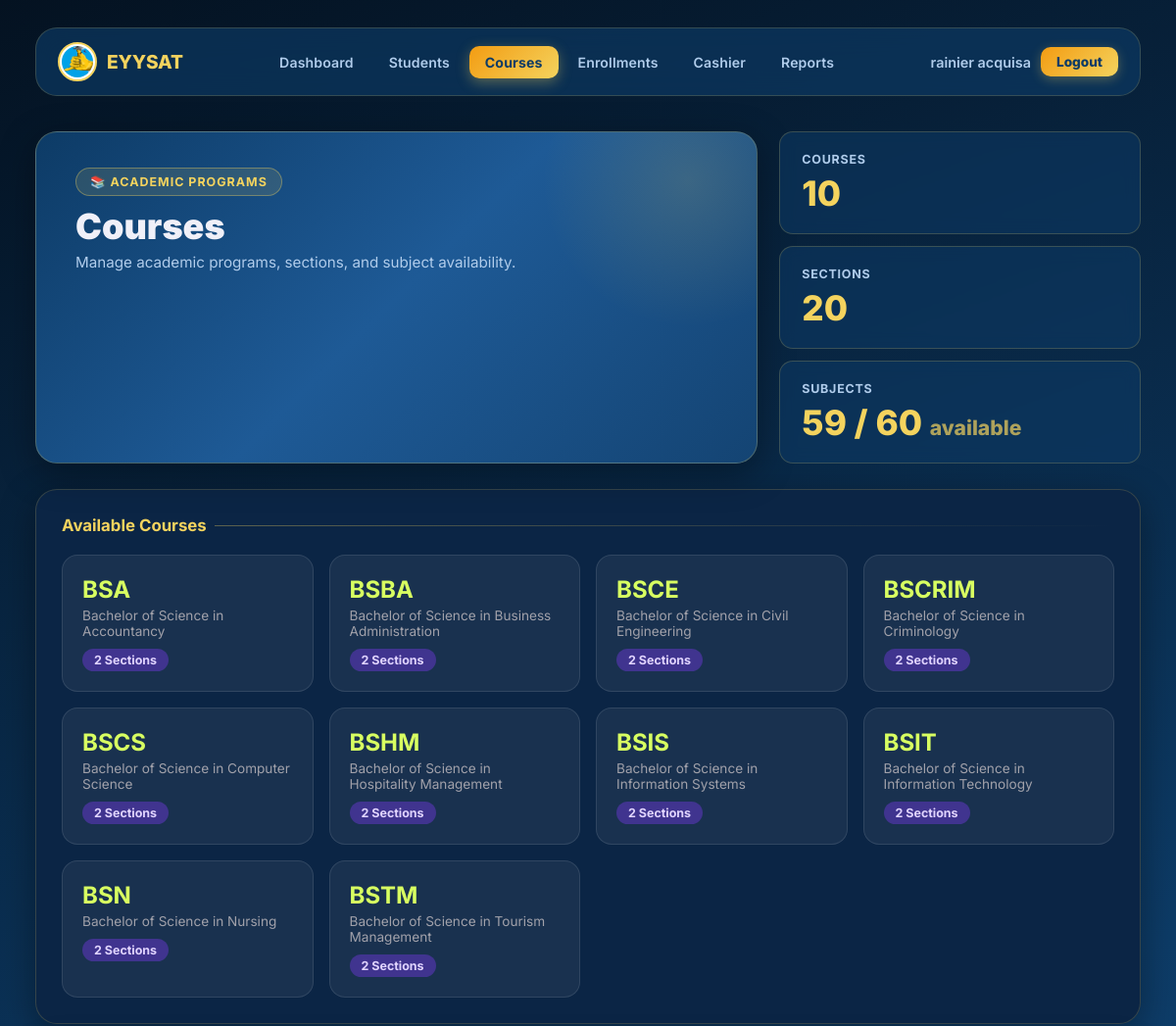
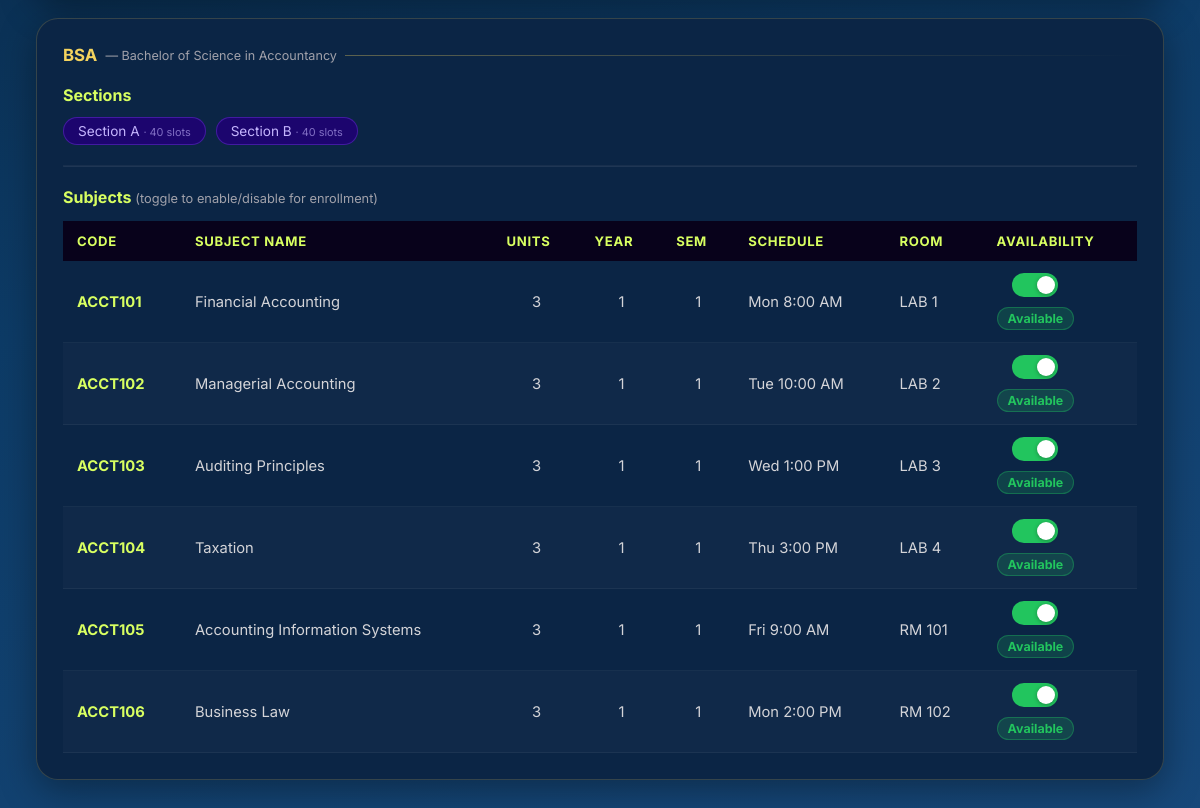
The app's page /admin/courses.php?course=6 (signed in) with its own data (2 pictures, top to bottom).
### tables this page shows
CREATE TABLE `courses` (
  `id` int(11) NOT NULL,
  `course_code` varchar(20) NOT NULL,
  `course_name` varchar(100) NOT NULL,
  `created` timestamp NOT NULL DEFAULT current_timestamp()
);

CREATE TABLE `sections` (
  `id` int(11) NOT NULL,
  `section_id` int(11) DEFAULT NULL,
  `course_id` int(11) NOT NULL,
  `section_name` varchar(50) NOT NULL,
  `max_slots` int(11) DEFAULT 40,
  `created` timestamp NOT NULL DEFAULT current_timestamp()
);

CREATE TABLE `subjects` (
  `id` int(11) NOT NULL,
  `course_id` int(11) DEFAULT NULL,
  `subject_code` varchar(20) DEFAULT NULL,
  `subject_name` varchar(100) DEFAULT NULL,
  `units` int(11) DEFAULT NULL,
  `sem` int(11) DEFAULT NULL,
  `year_level` int(11) DEFAULT NULL,
  `created` timestamp NOT NULL DEFAULT current_timestamp(),
  `section_id` int(11) DEFAULT NULL,
  `schedule_day` varchar(20) DEFAULT NULL,
  `schedule_time` varchar(50) DEFAULT NULL,
  `room_number` varchar(20) DEFAULT NULL,
  `is_available` tinyint(1) NOT NULL DEFAULT 1
);

### admin/courses.php (the view, shortened to what this page needs)
<?php
include '../db/dbconn.php';
$selected_course = isset($_GET['course']) ? (int) $_GET['course'] : 0;
$coursesQuery = mysqli_query($conn, "
    SELECT
        courses.id,
        courses.course_code,
        courses.course_name,
        COUNT(sections.id) AS total_sections
    FROM courses
    LEFT JOIN sections ON courses.id = sections.course_id
    GROUP BY courses.id
    ORDER BY courses.course_code
");
$totalCourses  = mysqli_num_rows($coursesQuery);
$totalSections = (int) mysqli_fetch_assoc(mysqli_query($conn, 'SELECT COUNT(*) total FROM sections'))['total'];
$totalSubjects = (int) mysqli_fetch_assoc(mysqli_query($conn, 'SELECT COUNT(*) total FROM subjects'))['total'];
$availSubjects = (int) mysqli_fetch_assoc(mysqli_query($conn, 'SELECT COUNT(*) total FROM subjects WHERE is_available = 1'))['total'];
mysqli_data_seek($coursesQuery, 0);
?>
<!DOCTYPE html>
<html lang="en">
<head>
    <link rel="stylesheet" href="../css/admin_dashboard.css">
</head>
<body>
<div class="dashboard-container">
    <?php include 'navbar_layout.php'; ?>
    <div class="hero">
        <div class="welcome">
            <span class="hero-badge">📚 Academic Programs</span>
            <h1>Courses</h1>
            <p>Manage academic programs, sections, and subject availability.</p>
        </div>
        <div class="hero-stats">
            <div class="mini-stat">
                <h3>Courses</h3>
                <span><?= $totalCourses ?></span>
            </div>
            <div class="mini-stat">
                <h3>Sections</h3>
                <span><?= $totalSections ?></span>
            </div>
            <div class="mini-stat">
                <h3>Subjects</h3>
                <span><?= $availSubjects ?> / <?= $totalSubjects ?> <small style="font-size:.6em;opacity:.7;">available</small></span>
            </div>
        </div>
    </div>
    <div class="analytics-grid" style="grid-template-columns:1fr;">
        <div class="card">
            <h3>Available Courses</h3>
            <div class="course-grid">
                <?php while ($course = mysqli_fetch_assoc($coursesQuery)) { ?>
                    <a href="courses.php?course=<?= (int) $course['id'] ?>" class="course-card">
                        <h2><?= htmlspecialchars($course['course_code']) ?></h2>
                        <p><?= htmlspecialchars($course['course_name']) ?></p>
                        <span><?= (int) $course['total_sections'] ?> Sections</span>
                    </a>
                <?php } ?>
            </div>
        </div>
        <?php if ($selected_course > 0):
            $courseInfo = mysqli_fetch_assoc(mysqli_query($conn,
                'SELECT * FROM courses WHERE id = ' . $selected_course));
            if ($courseInfo):
        ?>
        <div class="card">
            <h3><?= htmlspecialchars($courseInfo['course_code']) ?>
                <span style="font-size:.75em;color:#a1a1aa;font-weight:400;">
                    — <?= htmlspecialchars($courseInfo['course_name']) ?>
                </span>
            </h3>
            <div style="margin:16px 0 8px;">
                <h4 style="color:#d8ff61;margin-bottom:12px;">Sections</h4>
                <div style="display:flex;gap:10px;flex-wrap:wrap;">
                    <?php
                    $sections = mysqli_query($conn,
                        'SELECT * FROM sections WHERE course_id = ' . $selected_course . ' ORDER BY section_name');
                    while ($section = mysqli_fetch_assoc($sections)): ?>
                        <div class="section-pill">
                            <?= htmlspecialchars($section['section_name']) ?>
                            <span style="opacity:.6;font-size:.8em;"> · <?= (int) $section['max_slots'] ?> slots</span>
                        </div>
                    <?php endwhile; ?>
                </div>
            </div>
            <hr style="border-color:rgba(255,255,255,.08);margin:20px 0;">
            <h4 style="color:#d8ff61;margin-bottom:14px;">Subjects
                <span style="color:#a1a1aa;font-weight:400;font-size:.8em;">(toggle to enable/disable for enrollment)</span>
            </h4>
            <div style="overflow-x:auto;">
                <table class="subjects-table">
                    <thead>
                        <tr>
                            <th>Code</th>
                            <th>Subject Name</th>
                            <th>Units</th>
                            <th>Year</th>
                            <th>Sem</th>
                            <th>Schedule</th>
                            <th>Room</th>
                            <th>Availability</th>
                        </tr>
                    </thead>
                    <tbody>
                        <?php
                        $subjects = mysqli_query($conn,
                            'SELECT * FROM subjects WHERE course_id = ' . $selected_course . ' ORDER BY year_level, sem, subject_code');
                        while ($subj = mysqli_fetch_assoc($subjects)):
                            $available = (bool) $subj['is_available'];
                        ?>
                        <tr>
                            <td><strong style="color:#d8ff61;"><?= htmlspecialchars($subj['subject_code']) ?></strong></td>
                            <td><?= htmlspecialchars($subj['subject_name']) ?></td>
                            <td style="text-align:center;"><?= (int) $subj['units'] ?></td>
                            <td style="text-align:center;"><?= (int) $subj['year_level'] ?></td>
                            <td style="text-align:center;"><?= (int) $subj['sem'] ?></td>
                            <td>
                                <?= htmlspecialchars($subj['schedule_day'] ?? '—') ?>
                                <?= htmlspecialchars($subj['schedule_time'] ?? '') ?>
                            </td>
                            <td><?= htmlspecialchars($subj['room_number'] ?? '—') ?></td>
                            <td>
                                <form method="POST" action="../functions/toggle_subject.php"
                                      style="display:inline-flex;align-items:center;gap:10px;">
                                    <label class="toggle-switch" title="<?= $available ? 'Click to disable' : 'Click to enable' ?>">
                                        <span class="toggle-track"></span>
                                    </label>
                                    <span class="avail-badge <?= $available ? 'badge-avail' : 'badge-unavail' ?>">
                                        <?= $available ? 'Available' : 'Unavailable' ?>
                                    </span>
                                </form>
                            </td>
                        </tr>
                        <?php endwhile; ?>
                    </tbody>
                </table>
            </div>
        </div>
        <?php endif; endif; ?>
    </div>
</div>
</body>
</html>

### css/admin_dashboard.css (style rules this page uses)
*, *::before, *::after { margin: 0; padding: 0; box-sizing: border-box; font-family: "Inter", sans-serif; }
:root { --lime: #f4d35e; --purple: #0d3b66; --purple-mid: #1e5a96; --purple-light: #f4d35e; --academy-gold: #f39c12; --bg-deep: #06182b; --bg-dark: #09223c; --bg-card: #0b2545; --bg-card2: #0f315a; --border: rgba(244, 211, 94, 0.18); --text-muted: #b0cceb; --text-dim: #769fcb; --radius-lg: 22px; --radius-md: 14px; --shadow-card: 0 10px 36px rgba(0,0,0,.35); --glow-lime: 0 0 24px rgba(244, 211, 94, 0.25); --glow-purple: 0 0 24px rgba(13, 59, 102, 0.4); }
html { scroll-behavior: smooth; }
body { min-height: 100vh; background: var(--bg-deep); color: #f0f0f8; }
.dashboard-container { background: linear-gradient(160deg, #041221 0%, #0d3b66 60%, #17487a 100%); min-height: 100vh; padding: 28px 36px 48px; }
.hero-badge { display: inline-block; background: rgba(244,211,94,.12); border: 1px solid rgba(244,211,94,.35); color: var(--lime); font-size: .78rem; font-weight: 700; letter-spacing: .08em; text-transform: uppercase; border-radius: 999px; padding: 6px 14px; margin-bottom: 12px; }
.hero { display: grid; grid-template-columns: 2fr 1fr; gap: 22px; margin-bottom: 26px; }
.welcome { background: linear-gradient(135deg, #0d3b66 0%, #1e5a96 50%, #144473 100%); border: 1px solid rgba(244,211,94,.25); border-radius: var(--radius-lg); padding: 36px 40px; position: relative; overflow: hidden; box-shadow: var(--shadow-card); }
.welcome::before { content: ''; position: absolute; width: 300px; height: 300px; background: radial-gradient(circle, rgba(244,211,94,.15), transparent 70%); right: -80px; top: -100px; pointer-events: none; }
.welcome h1 { font-size: clamp(2rem, 3vw, 3rem); font-weight: 900; line-height: 1.1; margin-bottom: 6px; }
.welcome > p { color: var(--text-muted); font-size: .95rem; margin-bottom: 24px; }
.hero-stats { display: flex; flex-direction: column; gap: 12px; }
.mini-stat { background: rgba(13, 59, 102, 0.55); border: 1px solid rgba(244, 211, 94, 0.2); border-radius: var(--radius-md); padding: 20px 22px; backdrop-filter: blur(8px); transition: all .25s; flex: 1; }
.mini-stat h3 { color: var(--text-muted); font-size: .78rem; font-weight: 700; letter-spacing: .06em; text-transform: uppercase; margin-bottom: 6px; }
.mini-stat span { font-size: 2.2rem; font-weight: 800; color: var(--lime); }
.analytics-grid { display: grid; grid-template-columns: 1fr 1fr; gap: 20px; }
.card { background: var(--bg-card); border: 1px solid var(--border); border-radius: var(--radius-lg); padding: 26px; box-shadow: var(--shadow-card); transition: border-color .25s; }
.card h3 { font-size: 1.05rem; font-weight: 700; color: var(--lime); margin-bottom: 20px; display: flex; align-items: center; gap: 8px; }
.card h3::after { content: ''; flex: 1; height: 1px; background: linear-gradient(to right, rgba(244, 211, 94, 0.35), transparent); }
.card form { display: flex; flex-direction: column; gap: 12px; }
.card label { font-weight: 600; font-size: .85rem; color: var(--text-muted); }
.cards, .course-grid { display: grid; grid-template-columns: repeat(auto-fit, minmax(200px, 1fr)); gap: 16px; }
.course-card { background: rgba(255,255,255,.04); border: 1px solid rgba(255,255,255,.08); border-radius: 14px; padding: 20px; text-decoration: none; color: #fff; transition: all .25s; border-left: 4px solid var(--purple); }
.course-card h2 { color: var(--lime); font-size: 1.4rem; margin-bottom: 6px; }
.course-card p { color: var(--text-muted); font-size: .85rem; margin-bottom: 10px; }
.course-card span { display: inline-block; background: rgba(124,58,237,.35); color: #c4b5fd; padding: 4px 12px; border-radius: 999px; font-size: .78rem; font-weight: 700; }
.subjects-table { width: 100%; border-collapse: collapse; font-size: .9rem; }
.subjects-table th { background: rgba(8,2,27,.7); color: var(--lime); padding: 10px 12px; text-align: left; font-size: .8rem; }
.subjects-table td { padding: 10px 12px; border-bottom: 1px solid rgba(255,255,255,.05); color: #d4d4d8; }
.subjects-table tr:nth-child(even) td { background: rgba(255,255,255,.02); }

### records on screen
courses: course_code "BSA", course_name "Bachelor of Science in Accountancy", total_sections "2"
courses: course_code "BSBA", course_name "Bachelor of Science in Business Administration", total_sections "2"
courses: course_code "BSCE", course_name "Bachelor of Science in Civil Engineering", total_sections "2"
courses: course_code "BSCRIM", course_name "Bachelor of Science in Criminology", total_sections "2"
courses: course_code "BSCS", course_name "Bachelor of Science in Computer Science", total_sections "2"
courses: course_code "BSHM", course_name "Bachelor of Science in Hospitality Management", total_sections "2"
courses: course_code "BSIS", course_name "Bachelor of Science in Information Systems", total_sections "2"
courses: course_code "BSIT", course_name "Bachelor of Science in Information Technology", total_sections "2"
courses: course_code "BSN", course_name "Bachelor of Science in Nursing", total_sections "2"
courses: course_code "BSTM", course_name "Bachelor of Science in Tourism Management", total_sections "2"
sections: section_name "Section A", max_slots "40"
sections: section_name "Section B", max_slots "40"
subjects: subject_code "ACCT101", subject_name "Financial Accounting", units "3", year_level "1", sem "1", schedule_day "Mon", schedule_time "8:00 AM", room_number "LAB 1", is_available "Available"
subjects: subject_code "ACCT102", subject_name "Managerial Accounting", units "3", year_level "1", sem "1", schedule_day "Tue", schedule_time "10:00 AM", room_number "LAB 2", is_available "Available"
subjects: subject_code "ACCT103", subject_name "Auditing Principles", units "3", year_level "1", sem "1", schedule_day "Wed", schedule_time "1:00 PM", room_number "LAB 3", is_available "Available"
subjects: subject_code "ACCT104", subject_name "Taxation", units "3", year_level "1", sem "1", schedule_day "Thu", schedule_time "3:00 PM", room_number "LAB 4", is_available "Available"
subjects: subject_code "ACCT105", subject_name "Accounting Information Systems", units "3", year_level "1", sem "1", schedule_day "Fri", schedule_time "9:00 AM", room_number "RM 101", is_available "Available"
subjects: subject_code "ACCT106", subject_name "Business Law", units "3", year_level "1", sem "1", schedule_day "Mon", schedule_time "2:00 PM", room_number "RM 102", is_available "Available"

### other values on screen
$_SESSION['admin_name'] "rainier acquisa"
$totalCourses "10"
$totalSections "20"
$availSubjects "59"
$totalSubjects "60"
